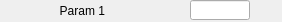
   <widget class="caFrame" name="caFrame_6">
    <property name="geometry">
     <rect>
      <x>400</x>
      <y>200</y>
      <width>282</width>
      <height>22</height>
     </rect>
    </property>
    <widget class="caLabel" name="caLabel_10">
     <property name="geometry">
      <rect>
       <x>-45</x>
       <y>0</y>
       <width>150</width>
       <height>21</height>
      </rect>
     </property>
     <property name="frameShape">
      <enum>QFrame::NoFrame</enum>
     </property>
     <property name="text">
      <string>Param 1</string>
     </property>
     <property name="alignment">
      <set>Qt::AlignAbsolute|Qt::AlignRight|Qt::AlignTrailing|Qt::AlignVCenter</set>
     </property>
     <property name="fontScaleMode">
      <enum>ESimpleLabel::WidthAndHeight</enum>
     </property>
     <property name="foreground">
      <color>
       <red>0</red>
       <green>0</green>
       <blue>0</blue>
      </color>
     </property>
     <property name="background">
      <color alpha="0">
       <red>0</red>
       <green>0</green>
       <blue>0</blue>
      </color>
     </property>
    </widget>
    <widget class="caTextEntry" name="caTextEntry_8">
     <property name="geometry">
      <rect>
       <x>190</x>
       <y>0</y>
       <width>60</width>
       <height>20</height>
      </rect>
     </property>
     <property name="channel" stdset="0">
      <string notr="true">$(P)$(R)Param1</string>
     </property>
     <property name="foreground">
      <color>
       <red>0</red>
       <green>0</green>
       <blue>0</blue>
      </color>
     </property>
     <property name="background">
      <color>
       <red>115</red>
       <green>223</green>
       <blue>255</blue>
      </color>
     </property>
     <property name="colorMode">
      <enum>caLineEdit::Static</enum>
     </property>
     <property name="precisionMode">
      <enum>caLineEdit::Channel</enum>
     </property>
     <property name="limitsMode">
      <enum>caLineEdit::Channel</enum>
     </property>
     <property name="maxValue">
      <double>1.000000000000000</double>
     </property>
     <property name="minValue">
      <double>0.000000000000000</double>
     </property>
     <property name="fontScaleMode" stdset="0">
      <enum>caLineEdit::WidthAndHeight</enum>
     </property>
     <property name="formatType">
      <enum>caLineEdit::decimal</enum>
     </property>
    </widget>
    <widget class="caLineEdit" name="caLineEdit_8">
     <property name="geometry">
      <rect>
       <x>300</x>
       <y>1</y>
       <width>60</width>
       <height>18</height>
      </rect>
     </property>
     <property name="alignment">
      <set>Qt::AlignAbsolute|Qt::AlignLeading|Qt::AlignLeft|Qt::AlignVCenter</set>
     </property>
     <property name="channel" stdset="0">
      <string notr="true">$(P)$(R)KernelHeight_RBV</string>
     </property>
     <property name="foreground">
      <color>
       <red>10</red>
       <green>0</green>
       <blue>184</blue>
      </color>
     </property>
     <property name="background">
      <color>
       <red>187</red>
       <green>187</green>
       <blue>187</blue>
      </color>
     </property>
     <property name="colorMode">
      <enum>caLineEdit::Static</enum>
     </property>
     <property name="precisionMode">
      <enum>caLineEdit::Channel</enum>
     </property>
     <property name="limitsMode">
      <enum>caLineEdit::Channel</enum>
     </property>
     <property name="maxValue">
      <double>1.000000000000000</double>
     </property>
     <property name="minValue">
      <double>0.000000000000000</double>
     </property>
     <property name="fontScaleMode" stdset="0">
      <enum>caLineEdit::WidthAndHeight</enum>
     </property>
     <property name="formatType">
      <enum>caLineEdit::decimal</enum>
     </property>
    </widget>
   </widget>
